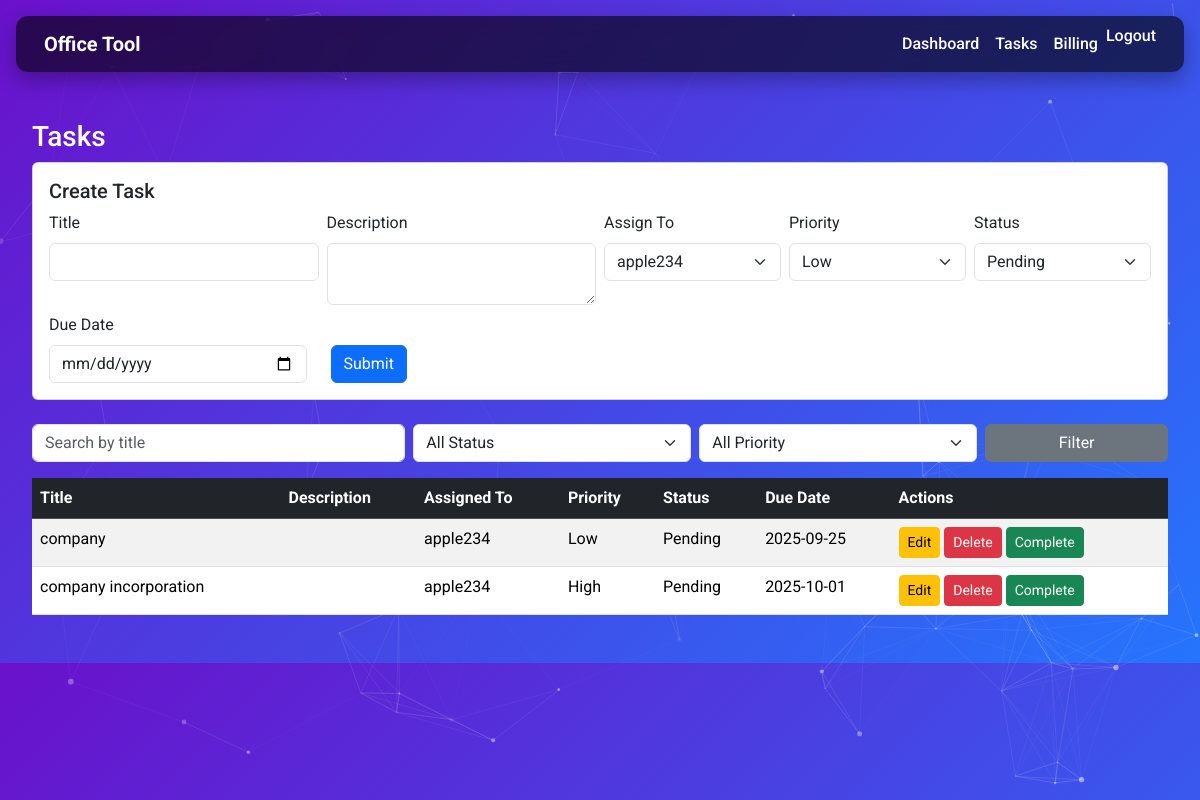
Page /tasks/ (signed in) on the committed database.
### models.py (models this page shows, shortened)
class Task(db.Model):
    id = db.Column(db.Integer, primary_key=True)
    title = db.Column(db.String(200), nullable=False)
    description = db.Column(db.Text)
    user_id = db.Column(db.Integer, db.ForeignKey("user.id"), nullable=False)  # creator
    assigned_to = db.Column(db.Integer, db.ForeignKey("user.id"), nullable=True)  # assignee
    status = db.Column(db.String(50), default="Pending")
    priority = db.Column(db.String(50), default="Medium")
    due_date = db.Column(db.Date, nullable=True, default=None)
    deletion_requested = db.Column(db.Boolean, default=False)
    assigned_user = db.relationship(
        "User",
        foreign_keys=[assigned_to],
        backref="tasks_assigned_to",
        overlaps="assigned_tasks,assignee,created_tasks,creator"
    )

### routes/tasks.py (the view, shortened to what this page needs)
@tasks_bp.route("/", methods=["GET", "POST"])
@login_required
def tasks_page():
    form = TaskForm()
    form.assigned_to.choices = [(u.id, u.username) for u in User.query.all()]
    search_query = request.args.get("q", "")
    status_filter = request.args.get("status", "")
    priority_filter = request.args.get("priority", "")
    tasks_query = Task.query
    if not current_user.is_admin:
        tasks_query = tasks_query.filter(Task.user_id == current_user.id)
    if search_query:
        tasks_query = tasks_query.filter(Task.title.ilike(f"%{search_query}%"))
    if status_filter:
        tasks_query = tasks_query.filter_by(status=status_filter)
    if priority_filter:
        tasks_query = tasks_query.filter_by(priority=priority_filter)
    tasks = tasks_query.order_by(Task.due_date.asc()).all()
    today = date.today()
    return render_template(
        "tasks.html",
        tasks=tasks,
        form=form,
        today=today,
        search_query=search_query,
        status_filter=status_filter,
        priority_filter=priority_filter,
        current_user=current_user
    )

### forms/user_forms.py
class TaskForm(FlaskForm):
    title = StringField("Title", validators=[DataRequired()])
    description = TextAreaField("Description")
    assigned_to = SelectField("Assign To", coerce=int, validators=[DataRequired()])
    priority = SelectField(
        "Priority",
        choices=[("Low", "Low"), ("Medium", "Medium"), ("High", "High")],
        validators=[DataRequired()]
    )
    status = SelectField(
        "Status",
        choices=[("Pending", "Pending"), ("Completed", "Completed")],
        validators=[DataRequired()]
    )
    due_date = DateField(
        "Due Date",
        format="%Y-%m-%d",
        render_kw={"placeholder": "YYYY-MM-DD"}
    )
    submit = SubmitField("Submit")

class LogoutForm(FlaskForm):
    submit = SubmitField("Logout")

### app.py (called while the page is built)
@login_manager.user_loader
def load_user(user_id):
    return User.query.get(int(user_id))

@app.context_processor
def inject_forms():
    return dict(logout_form=LogoutForm())

@app.context_processor
def inject_now():
    return {'now': datetime.utcnow}

### templates/tasks.html (shortened to what this page needs)
{% extends "layout.html" %}
{% block content %}
<div class="content-card">
    <h3>Tasks</h3>
    <div class="card mb-4 p-3">
        <h5>Create Task</h5>
        <form method="POST" action="{{ url_for('tasks.tasks_page') }}">
            <div class="row g-2">
                <div class="col-md-3">
                    {{ form.title.label(class="form-label") }}
                    {{ form.title(class="form-control") }}
                </div>
                <div class="col-md-3">
                    {{ form.description.label(class="form-label") }}
                    {{ form.description(class="form-control") }}
                </div>
                <div class="col-md-2">
                    {{ form.assigned_to.label(class="form-label") }}
                    {{ form.assigned_to(class="form-select") }}
                </div>
                <div class="col-md-2">
                    {{ form.priority.label(class="form-label") }}
                    {{ form.priority(class="form-select") }}
                </div>
                <div class="col-md-2">
                    {{ form.status.label(class="form-label") }}
                    {{ form.status(class="form-select") }}
                </div>
            </div>
            <div class="row mt-2">
                <div class="col-md-3">
                    {{ form.due_date.label(class="form-label") }}
                    {{ form.due_date(class="form-control") }}
                </div>
                <div class="col-md-2 d-flex align-items-end">
                    {{ form.submit(class="btn btn-primary") }}
                </div>
            </div>
        </form>
    </div>
    <form method="GET" class="mb-3">
        <div class="row g-2">
            <div class="col-md-4">
                <input type="text" name="q" class="form-control" placeholder="Search by title" value="{{ search_query }}">
            </div>
            <div class="col-md-3">
                <select name="status" class="form-select">
                    <option value="">All Status</option>
                </select>
            </div>
            <div class="col-md-3">
                <select name="priority" class="form-select">
                    <option value="">All Priority</option>
                </select>
            </div>
            <div class="col-md-2">
                <button type="submit" class="btn btn-secondary w-100">Filter</button>
            </div>
        </div>
    </form>
    <table class="table table-striped">
        <thead class="table-dark">
            <tr>
                <th>Title</th>
                <th>Description</th>
                <th>Assigned To</th>
                <th>Priority</th>
                <th>Status</th>
                <th>Due Date</th>
                <th>Actions</th>
            </tr>
        </thead>
        <tbody>
            {% for task in tasks %}
            <tr {% if task.due_date and task.due_date < today and task.status != 'Completed' %}class="table-danger"{% endif %}>
                <td>{{ task.title }}</td>
                <td>{{ task.description }}</td>
                <td>{{ task.assigned_to }}</td>
                <td>{{ task.priority }}</td>
                <td>{{ task.status }}</td>
                <td>{{ task.due_date.strftime('%Y-%m-%d') if task.due_date else '' }}</td>
                <td>
                    <a href="{{ url_for('tasks.edit_task', task_id=task.id) }}" class="btn btn-sm btn-warning">Edit</a>
                    <form method="POST" action="{{ url_for('tasks.delete_task', task_id=task.id) }}" style="display:inline;">
                        <button type="submit" class="btn btn-sm btn-danger">Delete</button>
                    </form>
                    {% if task.status != 'Completed' %}
                    <form method="POST" action="{{ url_for('tasks.complete_task', task_id=task.id) }}" style="display:inline;">
                        <button type="submit" class="btn btn-sm btn-success">Complete</button>
                    </form>
                    {% endif %}
                </td>
            </tr>
            {% else %}
            <tr>
                <td colspan="7" class="text-center">No tasks found.</td>
            </tr>
            {% endfor %}
        </tbody>
    </table>
</div>
{% endblock %}

### templates/layout.html (style rules this page uses)
body { font-family: 'Roboto', sans-serif; margin: 0; padding: 0; background: linear-gradient(135deg, #6a11cb, #2575fc); overflow-x: hidden; color: #fff; }

### rows in the picture
Task: title "company", assigned_to "apple234", priority "Low", status "Pending", due_date "2025-09-25"
Task: title "company incorporation", assigned_to "apple234", priority "High", status "Pending", due_date "2025-10-01"
